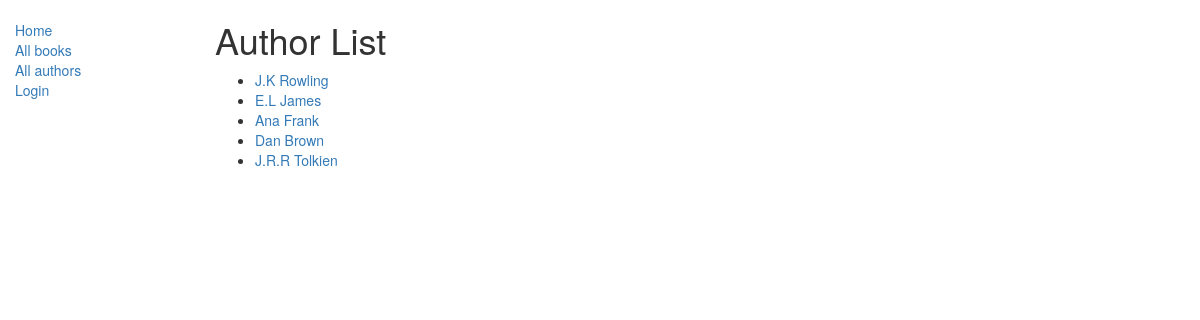
Screenshot of /catalog/authors/ with the database file from the repository.
### catalog/models.py (models this page shows, shortened)
class Author(models.Model):
    first_name = models.CharField(max_length=100)
    last_name = models.CharField(max_length=100)
    date_of_birth = models.DateField(null=True,blank=True)
    date_of_death = models.DateField('Died',null=True,blank=True)
    def get_absolute_url(self):
        return reverse ('author-detail',args=[str(self.id)])

### catalog/views.py (the view)
class AuthorListView(generic.ListView):
    model = Author

### catalog/templates/catalog/author_list.html
{% extends "base_generic.html" %}
{% block content %}
<h1>Author List</h1>
{% if author_list %}
<ul>
    {% for author in author_list %}
    <li>
        <a href="{{ author.get_absolute_url }}">{{ author.first_name }} {{ author.last_name }}</a>
    </li>
    {% endfor %}
</ul>
{% else %}
<p>There are no authors in the library.</p>
{% endif %}
{% endblock %}

### rows the page displays
Author: first_name "J.K", last_name "Rowling"
Author: first_name "E.L", last_name "James"
Author: first_name "Ana", last_name "Frank"
Author: first_name "Dan", last_name "Brown"
Author: first_name "J.R.R", last_name "Tolkien"
